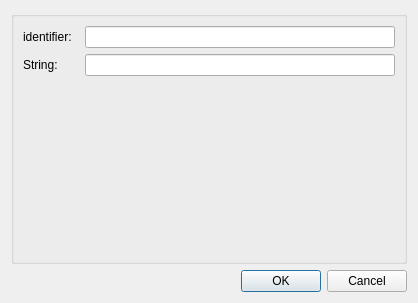
<?xml version="1.0" encoding="UTF-8"?>
<ui version="4.0">
 <class>ConfigureDialog</class>
 <widget class="QDialog" name="Dialog">
  <property name="geometry">
   <rect>
    <x>0</x>
    <y>0</y>
    <width>418</width>
    <height>303</height>
   </rect>
  </property>
  <property name="windowTitle">
   <string>ConfigureDialog</string>
  </property>
  <layout class="QGridLayout" name="gridLayout">
   <item row="0" column="0">
    <widget class="QGroupBox" name="configGroupBox">
     <property name="title">
      <string/>
     </property>
     <layout class="QFormLayout" name="formLayout">
      <item row="0" column="0">
       <widget class="QLabel" name="label0">
        <property name="text">
         <string>identifier:  </string>
        </property>
       </widget>
      </item>
      <item row="0" column="1">
       <widget class="QLineEdit" name="lineEdit0"/>
      </item>

      <item row="1" column="0">
       <widget class="QLabel" name="label1">
        <property name="text">
         <string>String:  </string>
        </property>
       </widget>
      </item>
      <item row="1" column="1">
       <widget class="QLineEdit" name="lineEdit1"/>
      </item>
     </layout>
    </widget>
   </item>
   <item row="1" column="0">
    <widget class="QDialogButtonBox" name="buttonBox">
     <property name="orientation">
      <enum>Qt::Horizontal</enum>
     </property>
     <property name="standardButtons">
      <set>QDialogButtonBox::Cancel|QDialogButtonBox::Ok</set>
     </property>
    </widget>
   </item>
  </layout>
 </widget>
 <resources/>
 <connections>
  <connection>
   <sender>buttonBox</sender>
   <signal>accepted()</signal>
   <receiver>ConfigureDialog</receiver>
   <slot>accept()</slot>
   <hints>
    <hint type="sourcelabel">
     <x>248</x>
     <y>254</y>
    </hint>
    <hint type="destinationlabel">
     <x>157</x>
     <y>274</y>
    </hint>
   </hints>
  </connection>
  <connection>
   <sender>buttonBox</sender>
   <signal>rejected()</signal>
   <receiver>ConfigureDialog</receiver>
   <slot>reject()</slot>
   <hints>
    <hint type="sourcelabel">
     <x>316</x>
     <y>260</y>
    </hint>
    <hint type="destinationlabel">
     <x>286</x>
     <y>274</y>
    </hint>
   </hints>
  </connection>
 </connections>
</ui>
